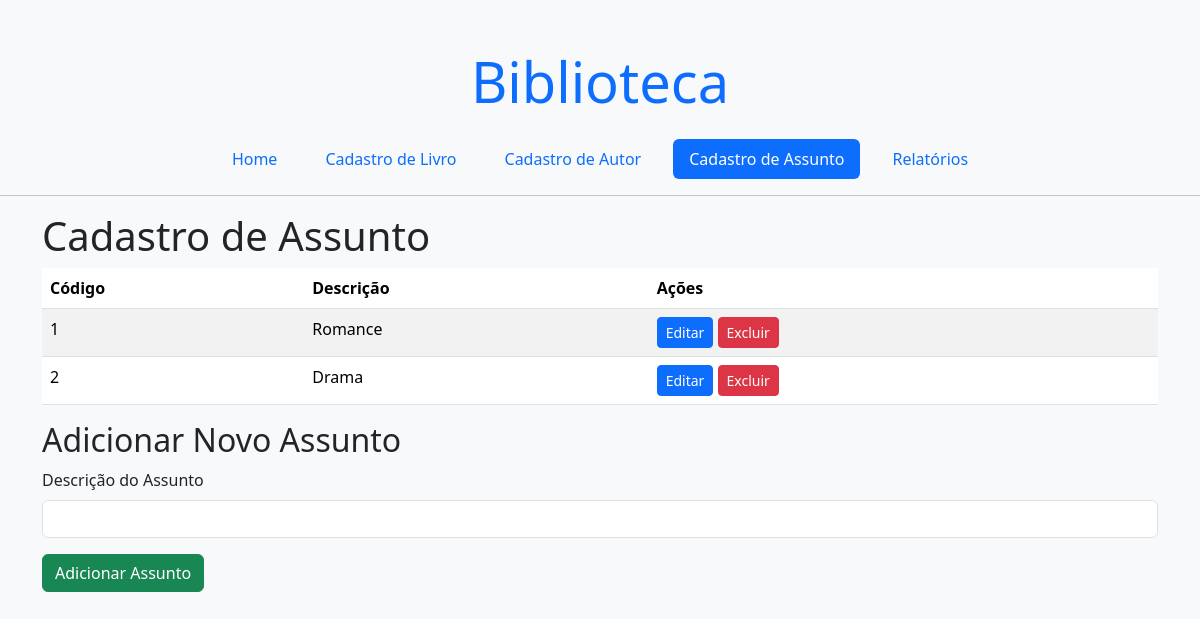
/cadAssunto.php, run on the app's committed database.
### tables this page shows
CREATE TABLE Assunto (
    codAs INT PRIMARY KEY AUTO_INCREMENT,
    Descricao VARCHAR(20) NOT NULL
);

### cadAssunto.php (the view, shortened to what this page needs)
<?php
    include_once(dirname(__FILE__) . '/db.php');
    $assuntos_atuais = [];
    $sql = "SELECT codAs, Descricao FROM Assunto";
    $result = $conn->query($sql);
    if ($result->num_rows > 0) {
        while($row = $result->fetch_assoc()) {
            $assuntos_atuais[] = $row;
        }
    }
    include_once(dirname(__FILE__) . '/header.php');
?>
<h1> Cadastro de Assunto </h1>
<table class="table table-striped">
    <thead>
        <tr>
            <th>Código</th>
            <th>Descrição</th>
            <th>Ações</th>
        </tr>
    </thead>
    <tbody>
        <?php foreach($assuntos_atuais as $assunto): ?>
        <tr>
            <td><?php echo htmlspecialchars($assunto['codAs']); ?></td>
            <td><?php echo htmlspecialchars($assunto['Descricao']); ?></td>
            <td>
                <a href="?acao=editar&codAs=<?php echo $assunto['codAs']; ?>" class="btn btn-primary btn-sm">Editar</a>
                <a href="?acao=excluir&codAs=<?php echo $assunto['codAs']; ?>" class="btn btn-danger btn-sm" onclick="return confirm('Tem certeza que deseja excluir este assunto?');">Excluir</a>
            </td>
        </tr>
        <?php endforeach; ?>
    </tbody>
</table>
<?php
    if(isset($_GET['acao']) && $_GET['acao']=='editar' && isset($_GET['codAs'])){
        $codAs=$conn->real_escape_string($_GET['codAs']);
        $sql="SELECT Descricao FROM Assunto WHERE codAs=$codAs";
        $result=$conn->query($sql);
        if($result->num_rows==1){
            $row=$result->fetch_assoc();
            $descricao_atual=$row['Descricao'];
        } else {
            echo "<div class='alert alert-danger msg-alerta' role='alert'>Assunto não encontrado para edição.</div>";
            $codAs=null;
        }
    } else {
        $codAs=null;
    }
?>
<h2><?php echo $codAs ? 'Editar Assunto' : 'Adicionar Novo Assunto'; ?></h2>
<form method="POST" action="?">
    <div class="mb-3">
        <label for="Descricao" class="form-label">Descrição do Assunto</label>
        <input type="text" class="form-control" id="Descricao" name="Descricao" value="<?php echo $codAs ? htmlspecialchars($descricao_atual) : ''; ?>" required>
    </div>
    <button type="submit" class="btn btn-success"><?php echo $codAs ? 'Atualizar Assunto' : 'Adicionar Assunto'; ?></button>
</form>
<?php
    include_once(dirname(__FILE__) . '/footer.php');

### data on the page
assunto: codAs "1", Descricao "Romance"
assunto: codAs "2", Descricao "Drama"
